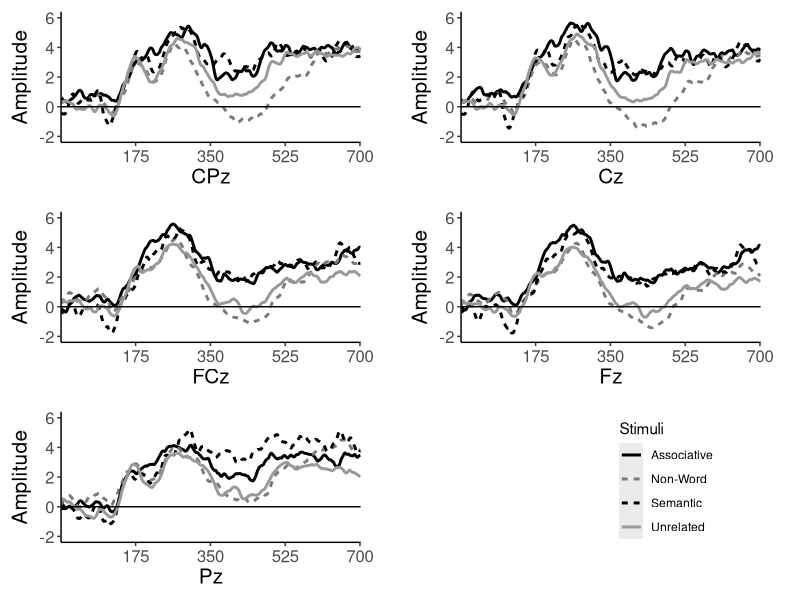
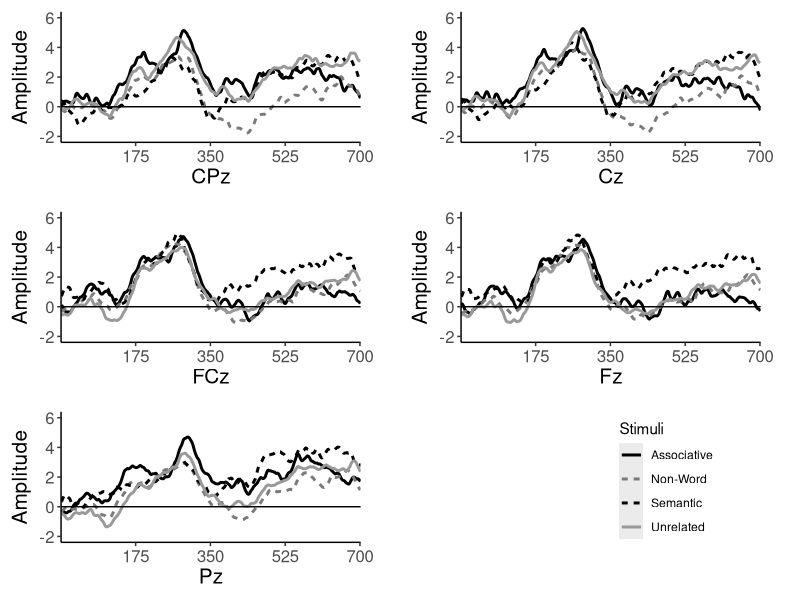

The R source for these figures, in order:

setwd("~/GitHub/EEG-Lang/paper")
graph_data <- read.csv("graph_data.csv")
library(reshape2)
library(ggplot2)
library(cowplot)
theme = theme(panel.grid.major = element_blank(), 
              panel.grid.minor = element_blank(), 
              panel.background = element_blank(), 
              axis.line.x = element_line(colour = "black"), 
              axis.line.y = element_line(colour = "black"), 
              legend.key = element_rect(fill = "white"),
              text = element_text(size = 15),
              legend.position='none',
              plot.margin = unit(c(0.3,1,0.3,0.3),'cm'))
colnames(graph_data)[1:3] = c('Task','Stimuli','Site')
graph_data$Task = factor(graph_data$Task)
graph_data$Stimuli = factor(graph_data$Stimuli)
graph_data$Site = factor(graph_data$Site)
longdata = melt(graph_data,
                   id = c('Task','Stimuli','Site'))
longdata$variable = as.numeric(longdata$variable)
ldt_dat = subset(longdata, Task == 'LDT')
lst_dat = subset(longdata, Task == 'LST')
cpz_ldt = subset(ldt_dat, Site == 'CPZ')
cz_ldt = subset(ldt_dat, Site == 'CZ')
fcz_ldt = subset(ldt_dat, Site == 'FCZ')
fz_ldt = subset(ldt_dat, Site == 'FZ')
pz_ldt = subset(ldt_dat, Site == 'PZ')
cpz_lst = subset(lst_dat, Site == 'CPZ')
cz_lst = subset(lst_dat, Site == 'CZ')
fcz_lst = subset(lst_dat, Site == 'FCZ')
fz_lst = subset(lst_dat, Site == 'FZ')
pz_lst = subset(lst_dat, Site == 'PZ')
cpz_ldt_g = ggplot(data=cpz_ldt, aes(x=variable, y = value, group = Stimuli)) + 
  geom_line(aes(color=Stimuli,linetype=Stimuli), size=1) +
  scale_linetype_manual(values=c("solid","22","22","solid")) +
  scale_color_manual(values=c('black','gray48','black','gray60')) +
  scale_y_continuous(name = 'Amplitude', limits = c(-2,6)) +
  scale_x_discrete(name = 'CPz', limits = c(175,350,525,700)) +
  geom_hline(yintercept = 0) +
  theme
cz_ldt_g = ggplot(data=cz_ldt, aes(x=variable, y = value, group = Stimuli)) + 
  geom_line(aes(color=Stimuli,linetype=Stimuli), size=1) +
  scale_linetype_manual(values=c("solid","22","22","solid")) +
  scale_color_manual(values=c('black','gray48','black','gray60')) +
  scale_y_continuous(name = 'Amplitude', limits = c(-2,6)) +
  scale_x_discrete(name = 'Cz', limits = c(175,350,525,700)) +
  geom_hline(yintercept = 0) +
  theme
fcz_ldt_g = ggplot(data=fcz_ldt, aes(x=variable, y = value, group = Stimuli)) + 
  geom_line(aes(color=Stimuli,linetype=Stimuli), size=1) +
  scale_linetype_manual(values=c("solid","22","22","solid")) +
  scale_color_manual(values=c('black','gray48','black','gray60')) +
  scale_y_continuous(name = 'Amplitude', limits = c(-2,6)) +
  scale_x_discrete(name = 'FCz', limits = c(175,350,525,700)) +
  geom_hline(yintercept = 0) +
  theme
fz_ldt_g = ggplot(data=fz_ldt, aes(x=variable, y = value, group = Stimuli)) + 
  geom_line(aes(color=Stimuli,linetype=Stimuli), size=1) +
  scale_linetype_manual(values=c("solid","22","22","solid")) +
  scale_color_manual(values=c('black','gray48','black','gray60')) +
  scale_y_continuous(name = 'Amplitude', limits = c(-2,6)) +
  scale_x_discrete(name = 'Fz', limits = c(175,350,525,700)) +
  geom_hline(yintercept = 0) +
  theme
pz_ldt_g = ggplot(data=pz_ldt, aes(x=variable, y = value, group = Stimuli)) + 
  geom_line(aes(color=Stimuli,linetype=Stimuli), size=1) +
  scale_linetype_manual(values=c("solid","22","22","solid")) +
  scale_color_manual(values=c('black','gray48','black','gray60')) +
  scale_y_continuous(name = 'Amplitude', limits = c(-2,6)) +
  scale_x_discrete(name = 'Pz', limits = c(175,350,525,700)) +
  geom_hline(yintercept = 0) +
  theme
temp = ggplot(data=pz_ldt, aes(x=variable, y = value, group = Stimuli)) + 
  geom_line(aes(color=Stimuli,linetype=Stimuli), size=1) +
  scale_linetype_manual(values=c("solid","22","22","solid")) +
  scale_color_manual(values=c('black','gray48','black','gray60')) 
mylegend <- get_legend(temp)
ldt_grid = plot_grid(cpz_ldt_g,cz_ldt_g,fcz_ldt_g,
        fz_ldt_g,pz_ldt_g,ncol=2)
ldt_plot = ldt_grid + draw_grob(mylegend, 2/3,0,1/3,0.4)
cpz_lst_g = ggplot(data=cpz_lst, aes(x=variable, y = value, group = Stimuli)) + 
  geom_line(aes(color=Stimuli,linetype=Stimuli), size=1) +
  scale_linetype_manual(values=c("solid","22","22","solid")) +
  scale_color_manual(values=c('black','gray48','black','gray60')) +
  scale_y_continuous(name = 'Amplitude', limits = c(-2,6)) +
  scale_x_discrete(name = 'CPz', limits = c(175,350,525,700)) +
  geom_hline(yintercept = 0) +
  theme
cz_lst_g = ggplot(data=cz_lst, aes(x=variable, y = value, group = Stimuli)) + 
  geom_line(aes(color=Stimuli,linetype=Stimuli), size=1) +
  scale_linetype_manual(values=c("solid","22","22","solid")) +
  scale_color_manual(values=c('black','gray48','black','gray60')) +
  scale_y_continuous(name = 'Amplitude', limits = c(-2,6)) +
  scale_x_discrete(name = 'Cz', limits = c(175,350,525,700)) +
  geom_hline(yintercept = 0) +
  theme
fcz_lst_g = ggplot(data=fcz_lst, aes(x=variable, y = value, group = Stimuli)) + 
  geom_line(aes(color=Stimuli,linetype=Stimuli), size=1) +
  scale_linetype_manual(values=c("solid","22","22","solid")) +
  scale_color_manual(values=c('black','gray48','black','gray60')) +
  scale_y_continuous(name = 'Amplitude', limits = c(-2,6)) +
  scale_x_discrete(name = 'FCz', limits = c(175,350,525,700)) +
  geom_hline(yintercept = 0) +
  theme
fz_lst_g = ggplot(data=fz_lst, aes(x=variable, y = value, group = Stimuli)) + 
  geom_line(aes(color=Stimuli,linetype=Stimuli), size=1) +
  scale_linetype_manual(values=c("solid","22","22","solid")) +
  scale_color_manual(values=c('black','gray48','black','gray60')) +
  scale_y_continuous(name = 'Amplitude', limits = c(-2,6)) +
  scale_x_discrete(name = 'Fz', limits = c(175,350,525,700)) +
  geom_hline(yintercept = 0) +
  theme
pz_lst_g = ggplot(data=pz_lst, aes(x=variable, y = value, group = Stimuli)) + 
  geom_line(aes(color=Stimuli,linetype=Stimuli), size=1) +
  scale_linetype_manual(values=c("solid","22","22","solid")) +
  scale_color_manual(values=c('black','gray48','black','gray60')) +
  scale_y_continuous(name = 'Amplitude', limits = c(-2,6)) +
  scale_x_discrete(name = 'Pz', limits = c(175,350,525,700)) +
  geom_hline(yintercept = 0) +
  theme
lst_grid = plot_grid(cpz_lst_g,cz_lst_g,fcz_lst_g,
                     fz_lst_g,pz_lst_g,ncol=2)
lst_plot = lst_grid + draw_grob(mylegend, 2/3,0,1/3,0.4)


ldt_plot
lst_plot
